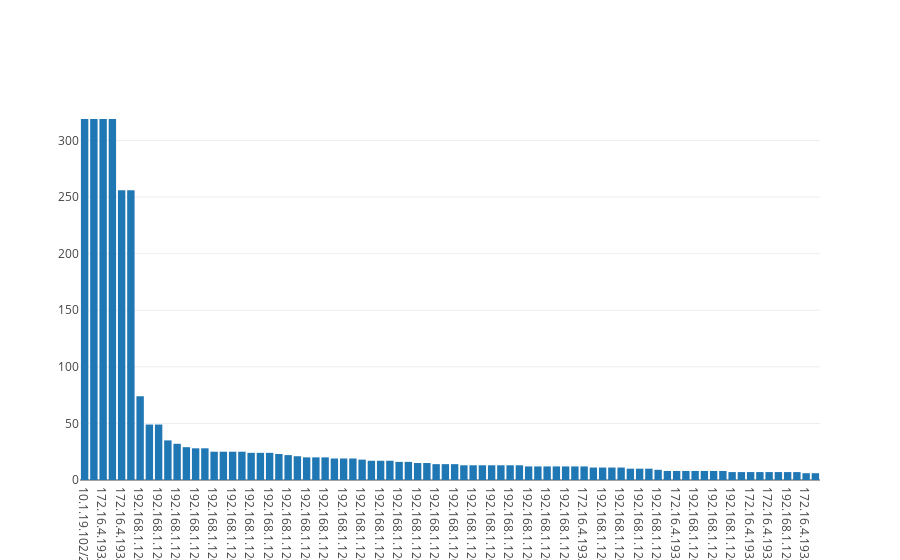

Here is the notebook cell this chart was saved with:
### Code cell
data = [go.Bar(x=data_plot.Source,
            y=data_plot.Destination)
       ]

py.iplot(data, filename='jupyter-basic_bar')
